Frame 1 (no input): blank canvas, image omitted
Frame 60 (no input): blank canvas, image omitted
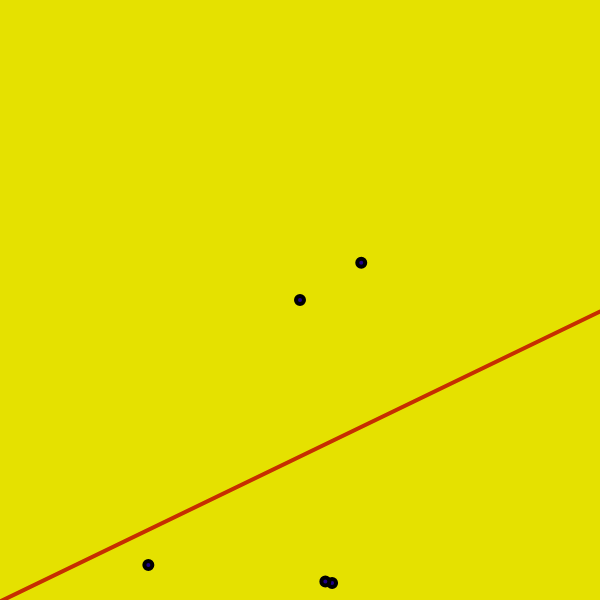
Frame 120 (the mouse pressed at the canvas centre since frame 60)

The p5.js sketch whose frames 1 and 60 were blank and that drew this single picture after the mouse press (run headless with seeded random() and noise() and a simulated clock; from frame 60 on, the mouse is pressed at the canvas centre):

// p5.js sketch
// ── sketch.js
let data = []
let m = 0
let b = 1

function setup() {
  createCanvas(600,600)
}

function mousePressed() {
  let x = map(mouseX, 0, width, 0, 1)
  let y = map(mouseY, 0, height, 1, 0)
  let point = createVector(x, y)
  data.push(point)
}

function linearRegression() {
  let xAverage = 0
  let yAverage = 0

  for (let i = 0; i < data.length; i++) {
    xAverage += data[i].x
    yAverage += data[i].y
  }

  let num = 0
  let den = 0

  for (let i = 0; i < data.length; i++) {
    num += (data[i].x - xAverage) * (data[i].y - yAverage)
    den += (data[i].x - xAverage) * (data[i].x - xAverage)
  }

  m = num / den
  b = yAverage - m * xAverage
}

function drawLine() {
  let x1 = 0
  let y1 = m * x1 + b
  let x2 = 1
  let y2 = m * x2 + b

  x1 = map(x1, 0, 1, 0, width)
  y1 = map(y1, 0, 1, height, 0)
  x2 = map(x2, 0, 1, 0, width)
  y2 = map(y2, 0, 1, height, 0)

  stroke(198, 46, 0)
  strokeWeight(4)
  line(x1, y1, x2, y2)
}

function draw() {
  background(229, 225, 0)
  if (random(1) < 0.05) {
    data.push(createVector(random(1), random(1)))
  }
  for (let p of data) {
    stroke(0)
    strokeWeight(4)
    fill(30, 1, 137)
    ellipse(map(p.x, 0, 1, 0, width), map(p.y, 0, 1, height, 0), 8, 8)
  }
  if (data.length > 1) {
    linearRegression()
    drawLine()
  }
}
